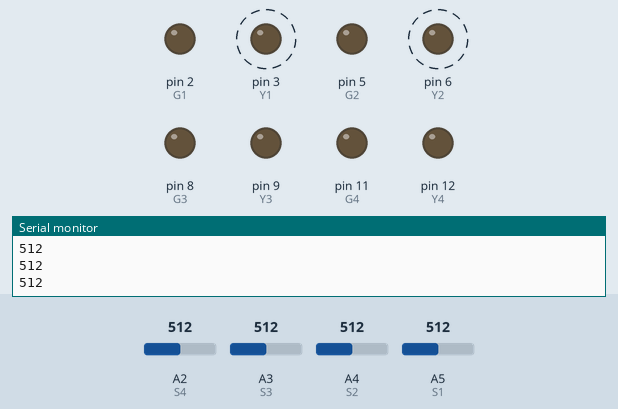
The sketch below on a simulated Arduino Uno, built with avr-gcc and run on an emulated ATmega328P. Shown: output pins drawn as LEDs (lit = HIGH), the last lines printed to the serial monitor. Dashed ring = blinking. Inputs (shaded band) come from the test bench; at power-on: A3 (S3) = 512, A4 (S2) = 512, A5 (S1) = 512, A2 (S4) = 512. Pins used as bus, display or sensor lines are not drawn.

Above: at 2.9 s.
3.0 s: A3 (S3) set to 991
At 3.6 s:
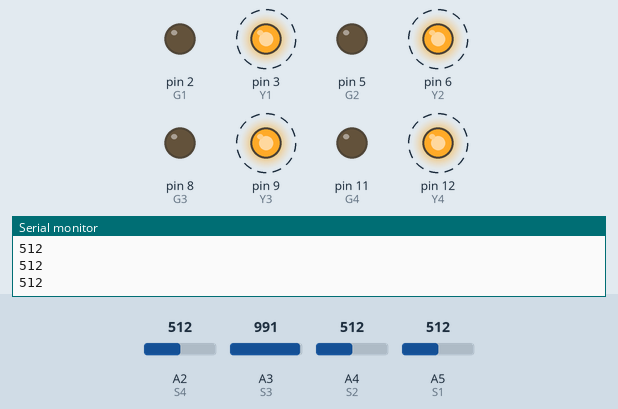
6.5 s: A3 (S3) set to 1009
At 7.6 s:
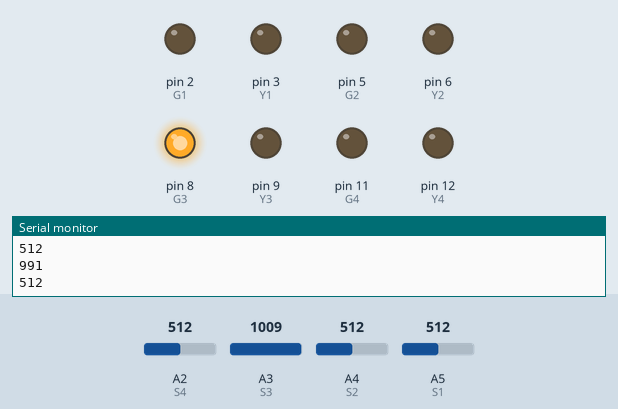
8.7 s: A4 (S2) set to 991
10.4 s: A4 (S2) set to 1019
At 12.3 s:
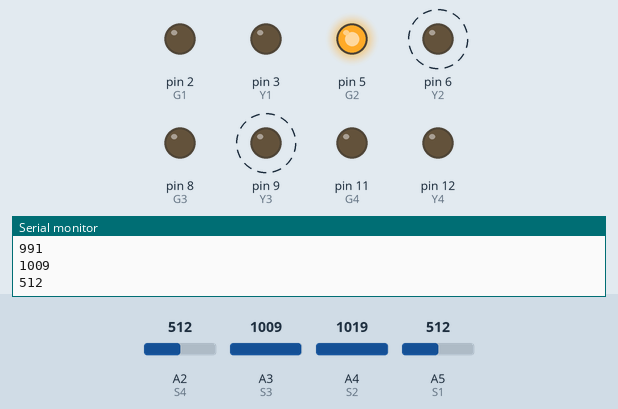
14.4 s: A5 (S1) set to 992
17.7 s: A5 (S1) set to 1015
At 22.4 s:
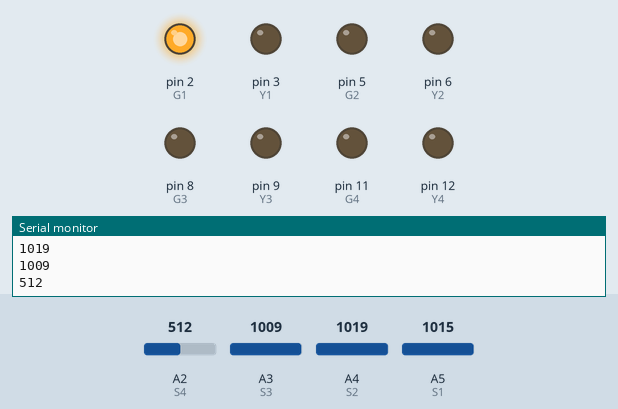
Timing chart, 0 to 32.7 s (numbered marks = the images above; inputs shaded):
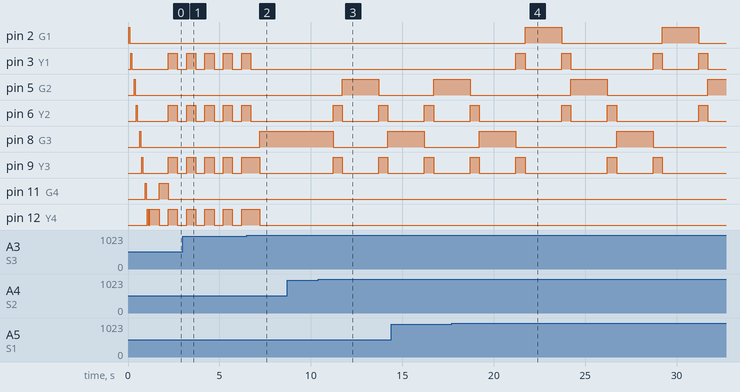

The sketch:

Density-based-four-way-trafiic-control-using_arduino.ino
```cpp
#define S1 A5
#define S2 A4
#define S3 A3
#define S4 A2


#define R1 4
#define Y1 3
#define G1 2

#define R2 7
#define Y2 6
#define G2 5

#define R3 10
#define Y3 9
#define G3 8

#define R4 13
#define Y4 12
#define G4 11

int i;
int AR1 ,AR2,AR3 ,AR4 ;
int ar1,ar2,ar3,ar4;
int L=1;
int K=0;
void way1(void);
void way2(void);
void way3(void);
void way4(void);
void Yon(void);
void Yoff(void);
void DY(void);
void DR(void);

void yellowc( int y);

void setup()

{
  Serial.begin(9600);
  for (i=2;i<14;i++)
  pinMode(i,OUTPUT);

  for (i=2;i<14;i++)
   {delay(50);
  digitalWrite(i,HIGH);
    delay(50);
    digitalWrite(i,LOW);
   }
  pinMode(S1,INPUT);
  pinMode(S2,INPUT);
  pinMode(S3,INPUT);
  pinMode(S4,INPUT);
  way4();
 }

void loop() {
  Serial.print("L= ");
  Serial.println(L);
  Serial.println(ar1);
  Serial.println(ar2);
  Serial.println(ar3);
  Serial.println(ar4);


ar1=analogRead(S1);
ar2=analogRead(S2);
ar3=analogRead(S3);
ar4=analogRead(S4);
//delay(500);
//}

if(ar1>1000)
AR1=1;
else
AR1=0;

if(ar2>1000)
AR2=1;
else
AR2=0;

if(ar3>1000)
AR3=1;
else
AR3=0;

if(ar4>1000)
AR4=1;
else
AR4=0;

K=AR1+AR2+AR3+AR4;

  if(K==0)
  {
    delay(500);
    Yon();
    delay(500);
    Yoff();
  }


 if(AR1==1)
 {
   if(L!=1)
  yellowc(L);
  way1();
 DR();
 }

 if(AR2==1)

 {
   if(L!=2)
  yellowc(L);
  way2();
 DR();
}

 if(AR3==1)
 {
   if(L!=3)
  yellowc(L);

   way3();
 DR();
}

  if(AR4==1)
 {
    if(L!=4)
    yellowc(L);
  way4();
 DR();
 }


}
void DY()
{
  delay(500);
}
void DR()
{
  delay(2000);
  }


void way1()
{
  if(L!=1)
  {
  digitalWrite(G1,LOW);
  digitalWrite(R1,LOW);
  digitalWrite(Y1,HIGH);
  DY();
  }
  L=1;

  digitalWrite(G1,HIGH);
  digitalWrite(R1,LOW);
  digitalWrite(Y1,LOW);

  digitalWrite(G2,LOW);
  digitalWrite(R2,HIGH);
  digitalWrite(Y2,LOW);

  digitalWrite(G3,LOW);
  digitalWrite(R3,HIGH);
  digitalWrite(Y3,LOW);

  digitalWrite(G4,LOW);
  digitalWrite(R4,HIGH);
  digitalWrite(Y4,LOW);
}


void way2()
{
  if(L!=2)
  {
  digitalWrite(G2,LOW);
  digitalWrite(R2,LOW);
  digitalWrite(Y2,HIGH);
  DY();
  }
  L=2;
  digitalWrite(G2,HIGH);
  digitalWrite(R2,LOW);
  digitalWrite(Y2,LOW);

  digitalWrite(G1,LOW);
  digitalWrite(R1,HIGH);
  digitalWrite(Y1,LOW);

  digitalWrite(G3,LOW);
  digitalWrite(R3,HIGH);
  digitalWrite(Y3,LOW);

  digitalWrite(G4,LOW);
  digitalWrite(R4,HIGH);
  digitalWrite(Y4,LOW);
}
void way3()
{
   if(L!=3)
   {
   digitalWrite(G3,LOW);
  digitalWrite(R3,LOW);

   digitalWrite(Y3,HIGH);
   DY();
   }
   L=3;

  digitalWrite(G3,HIGH);
  digitalWrite(R3,LOW);
  digitalWrite(Y3,LOW);

  digitalWrite(G1,LOW);
  digitalWrite(R1,HIGH);
  digitalWrite(Y1,LOW);

  digitalWrite(G2,LOW);
  digitalWrite(R2,HIGH);
  digitalWrite(Y2,LOW);

  digitalWrite(G4,LOW);
  digitalWrite(R4,HIGH);
  digitalWrite(Y4,LOW);
}

void way4()
{
  if(L!=4){
  digitalWrite(G4,LOW);
  digitalWrite(R4,LOW);
  digitalWrite(Y4,HIGH);
   DY();
  }
  L=4;

  digitalWrite(G4,HIGH);
  digitalWrite(R4,LOW);
  digitalWrite(Y4,LOW);

  digitalWrite(G1,LOW);
  digitalWrite(R1,HIGH);
  digitalWrite(Y1,LOW);

  digitalWrite(G2,LOW);
  digitalWrite(R2,HIGH);
  digitalWrite(Y2,LOW);

  digitalWrite(G3,LOW);
  digitalWrite(R3,HIGH);
  digitalWrite(Y3,LOW);
}


void yellowc( int y)
{
  switch (y)
{
    case 1:
    digitalWrite(G1,LOW);
    digitalWrite(Y1,HIGH);
    break;


    case 2:
    digitalWrite(G2,LOW);
    digitalWrite(Y2,HIGH);
    break;


    case 3:
    digitalWrite(G3,LOW);
    digitalWrite(Y3,HIGH);
    break;

    case 4:
    digitalWrite(G4,LOW);
    digitalWrite(Y4,HIGH);
    break;

    default:

    break;
    }

}
void Yon()
{

  digitalWrite(G1,LOW);
  digitalWrite(R1,LOW);
  digitalWrite(Y1,HIGH);

  digitalWrite(G2,LOW);
  digitalWrite(R2,LOW);
  digitalWrite(Y2,HIGH);

  digitalWrite(G3,LOW);
  digitalWrite(R3,LOW);
  digitalWrite(Y3,HIGH);

  digitalWrite(G4,LOW);
  digitalWrite(R4,LOW);
  digitalWrite(Y4,HIGH);
}


  void Yoff()
{

  digitalWrite(G1,LOW);
  digitalWrite(R1,LOW);
  digitalWrite(Y1,LOW);

  digitalWrite(G2,LOW);
  digitalWrite(R2,LOW);
  digitalWrite(Y2,LOW);

  digitalWrite(G3,LOW);
  digitalWrite(R3,LOW);
  digitalWrite(Y3,LOW);

  digitalWrite(G4,LOW);
  digitalWrite(R4,LOW);
  digitalWrite(Y4,LOW);
}
```

Measured:
- the behaviour switches between 1000 and 1001 on A3 (S3) (found by bisection; images 1 and 2)
- the behaviour switches between 1000 and 1001 on A4 (S2) (found by bisection; images 2 and 3)
- the behaviour switches between 1000 and 1001 on A5 (S1) (found by bisection; images 3 and 4)
- after the input at 6.5 s, pin 3 (Y1), pin 6 (Y2): goes on until 6.7 s, then stays LOW; pin 8 (G3): LOW → HIGH after 0.71 s
- after the input at 10.4 s, pin 5 (G2): LOW → HIGH after 1.3 s, → LOW 2.0 s later; pin 6 (Y2), pin 9 (Y3): alternates HIGH for 0.50 s and LOW for 2.0 s, starting after 0.81 s; pin 8 (G3): HIGH → LOW after 0.81 s, → HIGH 3.0 s later
- after the input at 17.7 s, pin 2 (G1): alternates HIGH for 2.0 s and LOW for 5.5 s, starting after 4.0 s; pin 3 (Y1): LOW → HIGH after 3.5 s, → LOW 0.50 s later, → HIGH 2.0 s later, → LOW 0.50 s later, … (8 changes in this stretch)
- by itself, pin 3 (Y1), pin 6 (Y2), pin 9 (Y3), pin 12 (Y4): alternates HIGH for 0.50 s and LOW for 0.50 s
